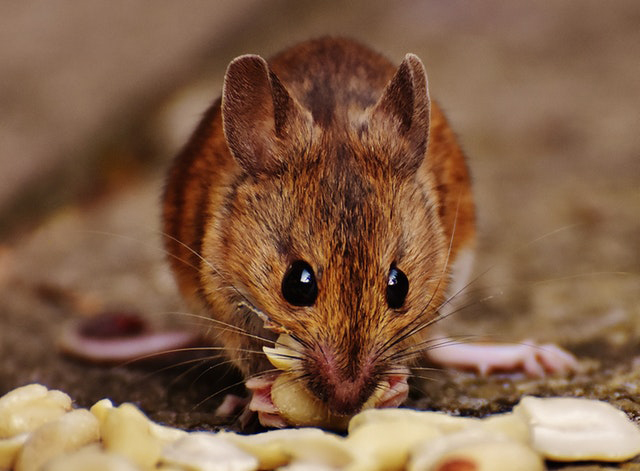
#> input picture mouse.jpg, 640 x 471 px, found by its file name
$ jupyter execute bit_plane_slicing.ipynb
#> lines starting #> are read from the running program, lines starting #| are printed output that depends on the picture; after the words box and inside, x2 and y2 are one past the last pixel; in counts of white or black regions, pixels touching at a corner belong together
[cell 1]
import cv2
import numpy as np
import matplotlib.pyplot as plt

image_path = r'C:\Users\Admin\Desktop\B23AI065_CVIP\mouse.jpg'
image = cv2.imread(image_path, cv2.IMREAD_GRAYSCALE)
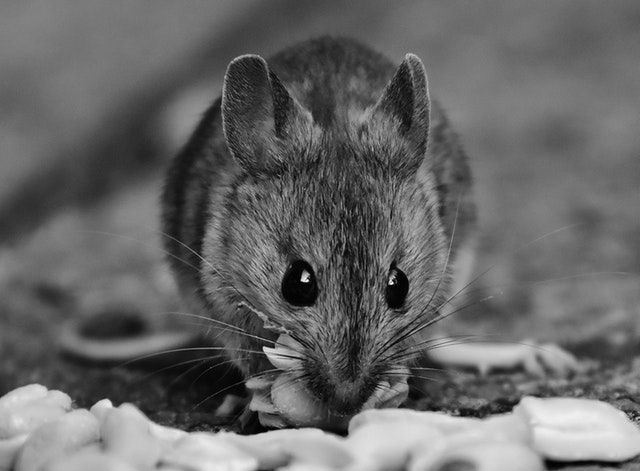
#> image: shape (471, 640); min 0, max 254, mean 103.6

bit_planes = []
for i in range(8):
    plane = (image >> i) & 1
    bit_planes.append(plane * 255)
#> this loop made 8 passes
#> pass 1, `plane = (image >> i) & 1`:
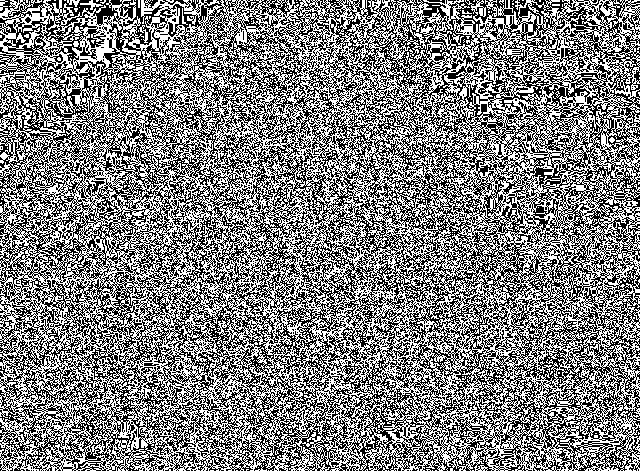
#> plane: shape (471, 640); values 0 (black) and 1 (white), 50.1% white; black in thin lines or dots
#> pass 2, `plane = (image >> i) & 1`:
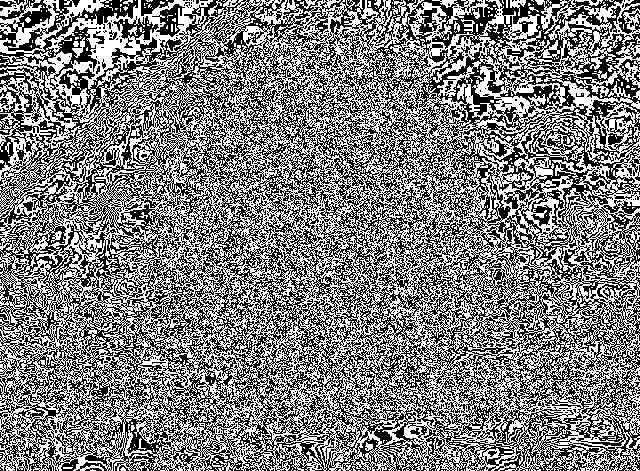
#> plane: shape (471, 640); values 0 (black) and 1 (white), 50% white; black in thin lines or dots
#> pass 3, `plane = (image >> i) & 1`:
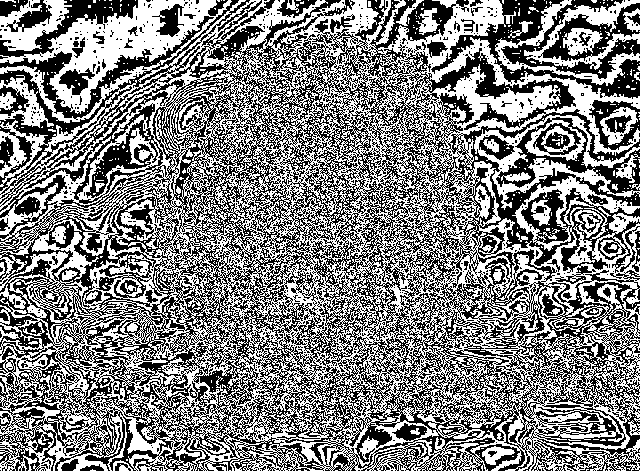
#> plane: shape (471, 640); values 0 (black) and 1 (white), 50.3% white; 965 black regions (898 under 20 px), largest, box (x1, y1, x2, y2) and area: (0, 0, 640, 471) 127520, (431, 0, 640, 99) 3741, (496, 117, 640, 194) 2942
#> after the loop, bit_planes = 8 items

plt.figure(figsize=(16, 6))
for i in range(8):
    plt.subplot(2, 4, i+1)
    plt.imshow(bit_planes[7-i], cmap='gray')
    plt.title(f'Bit Plane {8-i}')
    plt.axis('off')
plt.tight_layout()
plt.show()
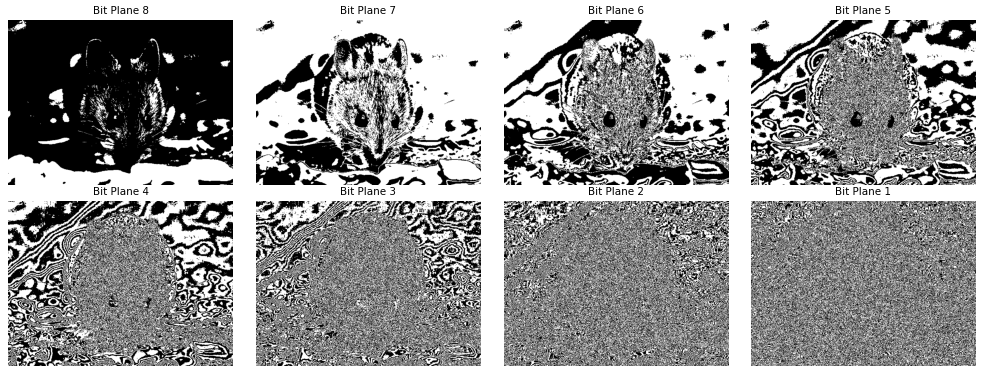
#> figure drawn by matplotlib, 8 panels

def reconstruct_image(selected_planes):
    reconstructed = np.zeros_like(image, dtype=np.uint8)
    for i in selected_planes:
        reconstructed += (bit_planes[i] // 255) * (2**i)
#> this loop made 2 passes
#> pass 1, in reconstruct_image, `reconstructed += (bit_planes[i] // 255) * (2**i)`:
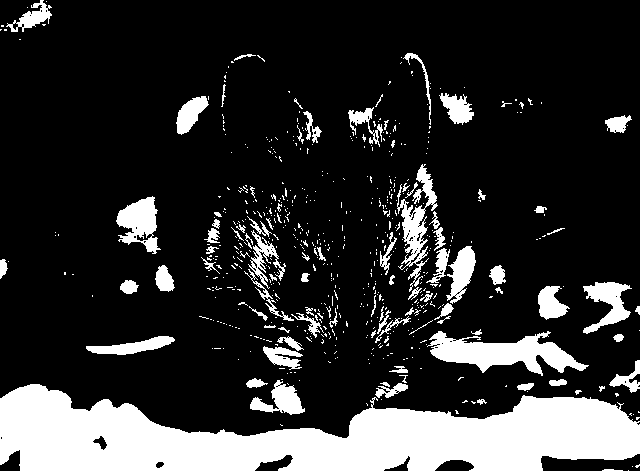
#> reconstructed: shape (471, 640); values 0 (black) and 128 (white), 19% white; 609 white regions (516 under 20 px), largest, box (x1, y1, x2, y2) and area: (0, 384, 640, 471) 34731, (427, 331, 589, 376) 3481, (397, 164, 438, 292) 1703
#> pass 2, in reconstruct_image, `reconstructed += (bit_planes[i] // 255) * (2**i)`:
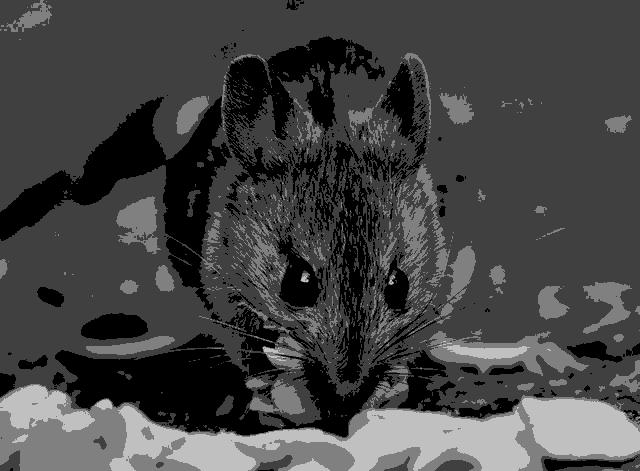
#> reconstructed: shape (471, 640); min 0, max 192, mean 68.4
    return reconstructed

recon_8_7 = reconstruct_image([7, 6])
recon_8_7_6 = reconstruct_image([7, 6, 5])
#> the loop in reconstruct_image (call 2), `for i in selected_planes:` made 3 passes
#> pass 3, in reconstruct_image (call 2), `reconstructed += (bit_planes[i] // 255) * (2**i)`:
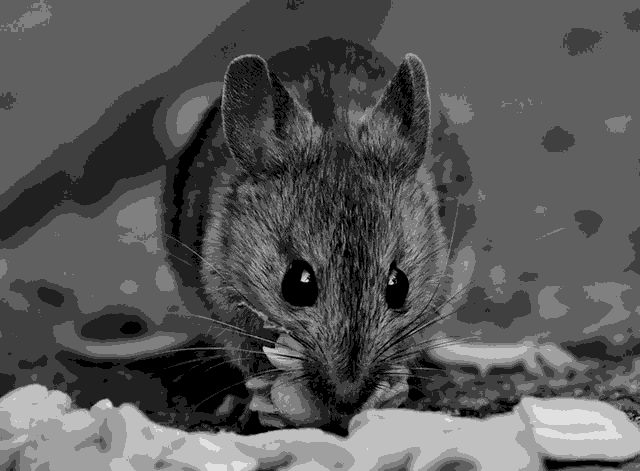
#> reconstructed: shape (471, 640); min 0, max 224, mean 87.7
recon_8_7_6_5 = reconstruct_image([7, 6, 5, 4])

plt.figure(figsize=(18, 6))
plt.subplot(1, 4, 1)
plt.imshow(image, cmap='gray')
plt.title('Original Image')
plt.axis('off')

plt.subplot(1, 4, 2)
plt.imshow(recon_8_7, cmap='gray')
plt.title('Planes 8 & 7 (Fig. 3.15a)')
plt.axis('off')

plt.subplot(1, 4, 3)
plt.imshow(recon_8_7_6, cmap='gray')
plt.title('Planes 8,7,6 (Fig. 3.15b)')
plt.axis('off')

plt.subplot(1, 4, 4)
plt.imshow(recon_8_7_6_5, cmap='gray')
plt.title('Planes 8,7,6,5 (Fig. 3.15c)')
plt.axis('off')

plt.tight_layout()
plt.show()

$ run again, with Lihts.jpg copied over mouse.jpg
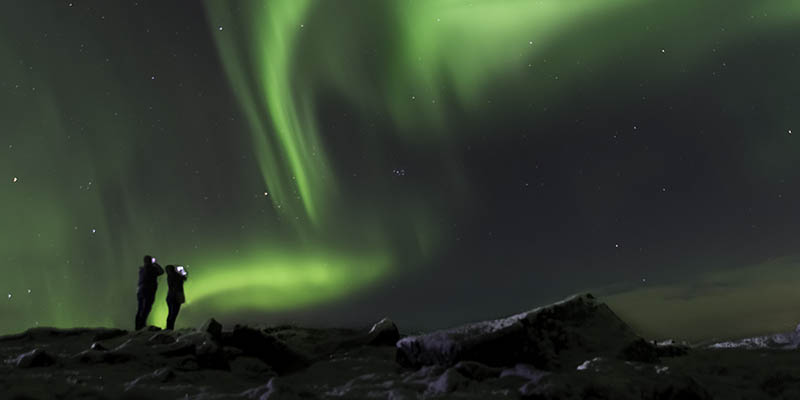
#> input picture Lihts.jpg, 800 x 400 px, found by its file name
#> the loop `for i in range(8):` made 8 passes
#> pass 1, `plane = (image >> i) & 1`:
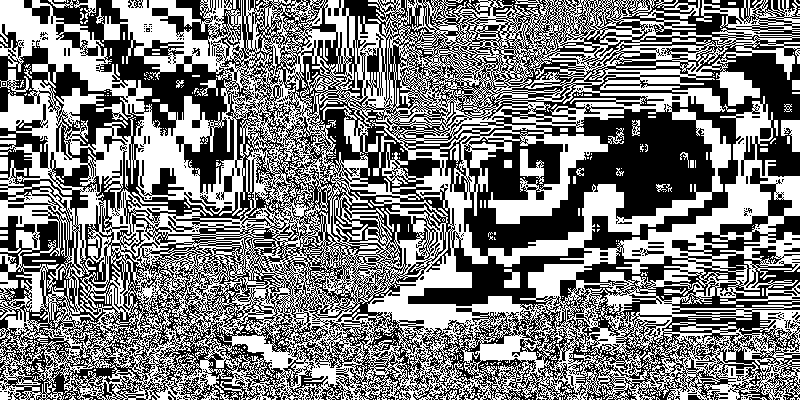
#> plane: shape (400, 800); values 0 (black) and 1 (white), 49.3% white; 577 white regions (510 under 20 px), largest, box (x1, y1, x2, y2) and area: (0, 0, 800, 400) 151646, (520, 149, 544, 184) 404, (781, 120, 800, 152) 398
#> after the loop `for i in range(8):`: bit_planes = 8 items
#> the loop in reconstruct_image (call 2), `for i in selected_planes:` made 3 passes
#> pass 3, in reconstruct_image (call 2), `reconstructed += (bit_planes[i] // 255) * (2**i)`:
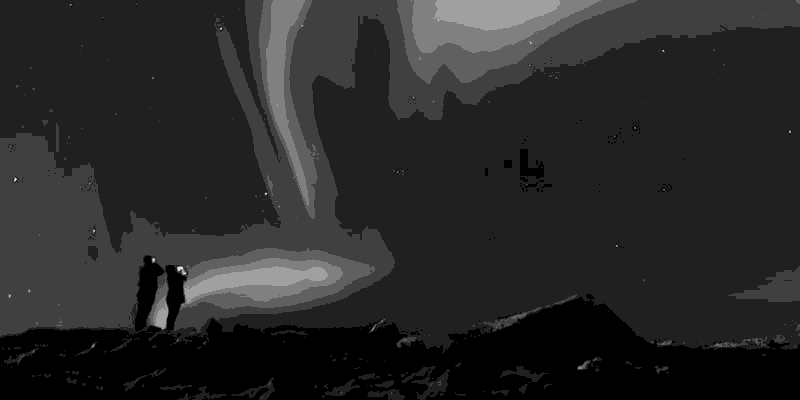
#> reconstructed: shape (400, 800); min 0, max 224, mean 40
